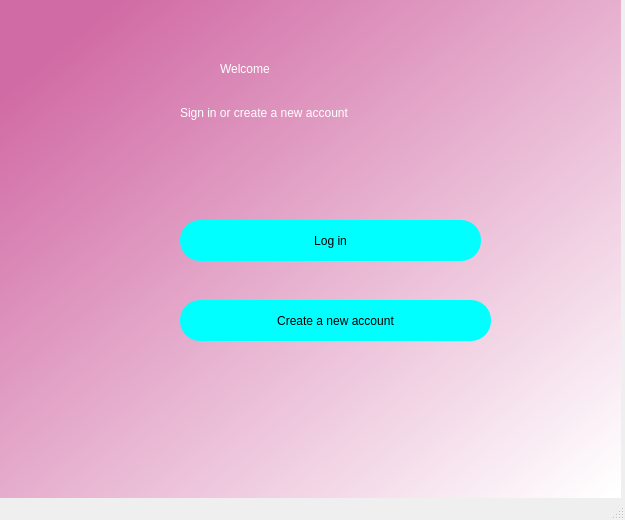
<?xml version="1.0" encoding="UTF-8"?>
<ui version="4.0">
 <class>MainWindow</class>
 <widget class="QMainWindow" name="MainWindow">
  <property name="geometry">
   <rect>
    <x>0</x>
    <y>0</y>
    <width>625</width>
    <height>520</height>
   </rect>
  </property>
  <property name="windowTitle">
   <string>MainWindow</string>
  </property>
  <widget class="QWidget" name="centralwidget">
   <widget class="QWidget" name="bgwidget" native="true">
    <property name="geometry">
     <rect>
      <x>0</x>
      <y>0</y>
      <width>621</width>
      <height>501</height>
     </rect>
    </property>
    <property name="styleSheet">
     <string notr="true">QWidget#bgwidget{
background:qlineargradient(spread:pad, x1:0.091, y1:0.102, x2:0.991, y2:0.977, stop:0 rgba(209, 107, 165, 255), stop:1 rgba(255, 255, 255, 255));}</string>
    </property>
    <widget class="QLabel" name="label">
     <property name="geometry">
      <rect>
       <x>220</x>
       <y>40</y>
       <width>192</width>
       <height>58</height>
      </rect>
     </property>
     <property name="styleSheet">
      <string notr="true">font: 36pt &quot;MS Shell Dlg 2&quot;;color:rgb(255, 255, 255)</string>
     </property>
     <property name="text">
      <string>Welcome</string>
     </property>
    </widget>
    <widget class="QLabel" name="label_2">
     <property name="geometry">
      <rect>
       <x>180</x>
       <y>100</y>
       <width>300</width>
       <height>25</height>
      </rect>
     </property>
     <property name="styleSheet">
      <string notr="true">font: 16pt &quot;MS Shell Dlg 2&quot;;color:rgb(255, 255, 255)</string>
     </property>
     <property name="text">
      <string>Sign in or create a new account</string>
     </property>
    </widget>
    <widget class="QPushButton" name="pushButton">
     <property name="geometry">
      <rect>
       <x>180</x>
       <y>220</y>
       <width>301</width>
       <height>41</height>
      </rect>
     </property>
     <property name="styleSheet">
      <string notr="true">border-radius:20px;
font: 14pt &quot;MS Shell Dlg 2&quot;;
background-color: rgb(0, 255, 255);
</string>
     </property>
     <property name="text">
      <string>Log in</string>
     </property>
    </widget>
    <widget class="QPushButton" name="pushButton_2">
     <property name="geometry">
      <rect>
       <x>180</x>
       <y>300</y>
       <width>311</width>
       <height>41</height>
      </rect>
     </property>
     <property name="styleSheet">
      <string notr="true">border-radius:20px;
font: 14pt &quot;MS Shell Dlg 2&quot;;
background-color: rgb(0, 255, 255);
</string>
     </property>
     <property name="text">
      <string>Create a new account</string>
     </property>
    </widget>
   </widget>
  </widget>
  <widget class="QMenuBar" name="menubar">
   <property name="geometry">
    <rect>
     <x>0</x>
     <y>0</y>
     <width>625</width>
     <height>21</height>
    </rect>
   </property>
  </widget>
  <widget class="QStatusBar" name="statusbar"/>
 </widget>
 <resources/>
 <connections/>
</ui>
